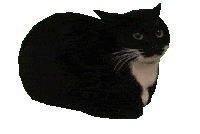
#> input picture gifs/cat-spinning.gif, 200 x 134 px; its folder holds only this picture in this run
$ python converter.py
#> lines starting #> are read from the running program, lines starting #| are printed output that depends on the picture
#!/usr/bin/env python3
"""
GIF-to-ASCII converter that keeps the GIF's aspect ratio.

Requires:
    pip install pillow pyperclip
"""

from pathlib import Path
from PIL import Image
import pyperclip
import sys

# ───── CONFIG ─────
HERE = Path(__file__).parent.resolve()

GIF_DIR   = HERE / "gifs"      # folder with your .gif files
MAX_WIDTH = 130                # caps the ASCII art width (columns)
CHAR_RATIO = 0.55              # roughly: char-height / char-width

PALETTE = " .,:;+*?%$#@"       # darkest → lightest
# PALETTE = " .,:;+*?%$#@"     # lightest → darkest
# PALETTE = " .:-=+*#%@"

LEVELS  = len(PALETTE) - 1

# ───── LET USER PICK A GIF ─────
gif_files = sorted(GIF_DIR.glob("*.gif"))
if not gif_files:
    sys.exit(f"❌ No .gif files found in {GIF_DIR}")

print("Available GIFs")
print("==============")
for idx, path in enumerate(gif_files, 1):
    print(f"{idx:>3}. {path.name}")

while True:
    try:
        choice = int(input(f"\nPick a GIF (1-{len(gif_files)}): "))
        if 1 <= choice <= len(gif_files):
            GIF_PATH = gif_files[choice - 1]
            print(f"\n✅ Using {GIF_PATH.name}\n")
            break
        print("Number out of range, try again.")
    except ValueError:
        print("Please enter a valid number.")
#> this loop made 1 pass; the answer given on pass 1: 1

# ───── FRAME HANDLER ─────
def gif_frames(gif_path):
    """Yield every frame of a GIF as PIL RGBA images (transparency→black)."""
    im = Image.open(gif_path)
    try:
        while True:
            yield im.convert("RGBA")
            im.seek(im.tell() + 1)
    except EOFError:
        return

# ───── ASCII CONVERTER ─────
def calc_target_size(orig_w, orig_h):
    """
    Return (target_w, target_h) so that:
      • width ≤ MAX_WIDTH
      • aspect ratio of pixels is preserved
      • char-cells are ≈ CHAR_RATIO as tall as they are wide
    """
    scale = min(1.0, MAX_WIDTH / orig_w)        # shrink if wider than MAX_WIDTH
    w = int(orig_w * scale)
    h = int(orig_h * scale * CHAR_RATIO)
    return max(1, w), max(1, h)

def frame_to_ascii(img, target_w, target_h):
    """Resize an image and convert it to ASCII text."""
    img = img.resize((target_w, target_h), Image.BICUBIC).convert("L")

    ascii_lines = []
    for y in range(img.height):
        row = []
        for x in range(img.width):
            pixel = img.getpixel((x, y))
            level = pixel * LEVELS // 255
            row.append(PALETTE[int(level)])
        ascii_lines.append("".join(row))

    return "\n".join(ascii_lines)

# ───── MAIN ─────
# Open once to get total frame count
with Image.open(GIF_PATH) as im:
#> im is the input picture: PIL image 200x134 P; mean R, G, B, A 19.5, 21.5, 17.4, 127
    total_frames = getattr(im, "n_frames", None)
#> total_frames = 189
    if total_frames is None:
        total_frames = sum(1 for _ in gif_frames(GIF_PATH))

print(f"🔄 Converting {total_frames} frame(s) to ASCII…")
#| 🔄 Converting 189 frame(s) to ASCII…

# Determine size once (first frame = safest)
first_frame = next(gif_frames(GIF_PATH))
TARGET_W, TARGET_H = calc_target_size(*first_frame.size)
#> TARGET_W = 130; TARGET_H = 47

ascii_frames = []
# Process first frame
ascii_frames.append(frame_to_ascii(first_frame, TARGET_W, TARGET_H))
#> in frame_to_ascii, `img = img.resize((target_w, target_h), Image.BICUBIC).convert("L")`:
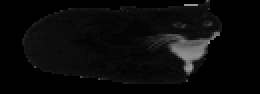
#> img: PIL image 130x47 L (shown 2 times larger); min 0, max 152, mean 10.2
#> after the loop in frame_to_ascii, `for y in range(img.height):`: ascii_lines = 47 items
print(f"  ✓ Frame 1/{total_frames}")
#|   ✓ Frame 1/189

# Process the rest
for idx, frame in enumerate(gif_frames(GIF_PATH), start=2):
    ascii_frames.append(frame_to_ascii(frame, TARGET_W, TARGET_H))
    print(f"  ✓ Frame {idx}/{total_frames}")
#|   ✓ Frame 2/189

if not ascii_frames:
    sys.exit("❌ No frames found in GIF.")

print("✅ All frames converted!\n")

# Quick preview
print(f"[preview] {TARGET_W}x{TARGET_H} characters\n")
#| [preview] 130x47 characters
print(ascii_frames[0][:120] + "...\n")

# Join frames & copy to clipboard
full_output = f"\n\n".join(ascii_frames) + "\n"
pyperclip.copy(full_output)

print(f"✅ Copied {len(ascii_frames)} ASCII frame(s) "
      f"({len(full_output):,} characters) to clipboard.")

# ───── WRITE TO FILE ─────
output_file = HERE / "frames.txt"

try:
    with output_file.open("w", encoding="utf-8") as f:
        f.write(full_output)
    print(f"📝 Saved output to {output_file.name} ({output_file.stat().st_size:,} bytes)")
except Exception as e:
    print(f"❌ Failed to write to {output_file.name}: {e}")
